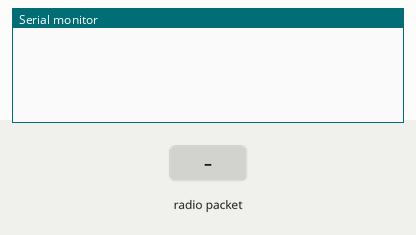
A sketch run on a simulated Arduino Uno, built with avr-gcc and run on an emulated ATmega328P. Parts: the last lines printed to the serial monitor. The inputs (shaded band) are chosen by the test bench. No radio packets arrive unless stated.

Above: at 1.2 s.
1.3 s: radio packet "f" arrives
At 1.9 s:
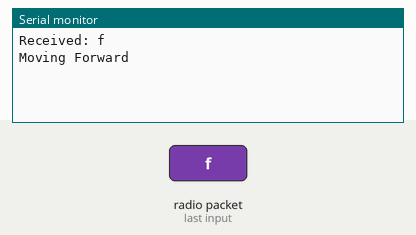
2.8 s: radio packet "b" arrives
At 4.0 s:
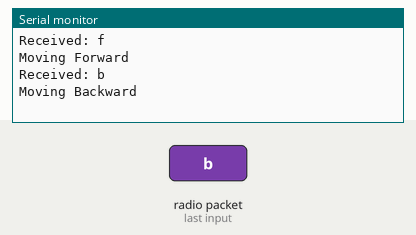
4.3 s: radio packet "r" arrives
At 5.3 s:
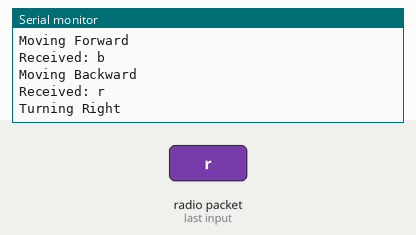
5.8 s: radio packet "l" arrives
At 6.5 s:
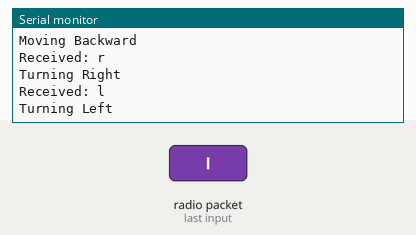
7.3 s: radio packet "s" arrives
At 8.8 s:
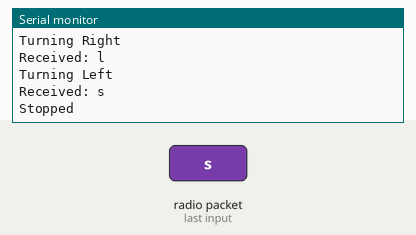

Measured:
- after the input at 1.3 s, the serial monitor: prints a new line at once (image 1)
- after the input at 2.8 s, the serial monitor: prints a new line at once (image 2)
- after the input at 4.3 s, the serial monitor: prints a new line at once (image 3)
- after the input at 5.8 s, the serial monitor: prints a new line at once (image 4)
- after the input at 7.3 s, the serial monitor: prints a new line at once (image 5)

The sketch:

inclinometer_transmiteer.ino
```cpp
#include <VirtualWire.h>

char received_data[2];  // Array to store received data (1 char + null terminator)
uint8_t message_length = sizeof(received_data);

void setup()
{
  Serial.begin(9600);        // Begin serial communication
  vw_set_rx_pin(11);         // Set pin 11 as the receiver pin
  vw_setup(2000);            // Initialize the VirtualWire library at 2000bps
  vw_rx_start();             // Start the receiver
}

void loop()
{
  if (vw_get_message((uint8_t *)received_data, &message_length))  // Check if data received
  {
    // Print received data for debugging
    Serial.print("Received: ");
    Serial.println(received_data[0]);

    // Process the received command
    switch (received_data[0])
    {
      case 'f':  // Forward
        Serial.println("Moving Forward");
        break;
      case 'b':  // Backward
        Serial.println("Moving Backward");
        break;
      case 'r':  // Right
        Serial.println("Turning Right");
        break;
      case 'l':  // Left
        Serial.println("Turning Left");
        break;
      case 's':  // Stop
        Serial.println("Stopped");
        break;
      default:
        Serial.println("Unknown command");
        break;
    }
  }
}
```
